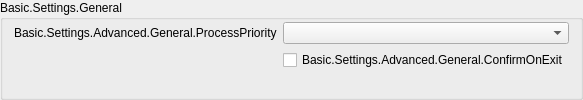
                   <widget class="QGroupBox" name="advancedGeneralGroupBox">
                    <property name="title">
                     <string>Basic.Settings.General</string>
                    </property>
                    <layout class="QFormLayout" name="formLayout_22">
                     <property name="fieldGrowthPolicy">
                      <enum>QFormLayout::AllNonFixedFieldsGrow</enum>
                     </property>
                     <property name="labelAlignment">
                      <set>Qt::AlignRight|Qt::AlignTrailing|Qt::AlignVCenter</set>
                     </property>
                     <property name="topMargin">
                      <number>2</number>
                     </property>
                     <item row="0" column="0">
                      <widget class="QLabel" name="processPriorityLabel">
                       <property name="text">
                        <string>Basic.Settings.Advanced.General.ProcessPriority</string>
                       </property>
                       <property name="buddy">
                        <cstring>processPriority</cstring>
                       </property>
                       <property name="useFor" stdset="0">
                        <string notr="true">FormLabelRole</string>
                       </property>
                      </widget>
                     </item>
                     <item row="0" column="1">
                      <widget class="PLSComboBox" name="processPriority"/>
                     </item>
                     <item row="1" column="1">
                      <layout class="QVBoxLayout" name="verticalLayout_38">
                       <property name="spacing">
                        <number>0</number>
                       </property>
                       <property name="topMargin">
                        <number>0</number>
                       </property>
                       <item>
                        <widget class="PLSCheckBox" name="confirmOnExit">
                         <property name="text">
                          <string>Basic.Settings.Advanced.General.ConfirmOnExit</string>
                         </property>
                        </widget>
                       </item>
                      </layout>
                     </item>
                     <item row="1" column="0">
                      <widget class="QLabel" name="label_70">
                       <property name="text">
                        <string/>
                       </property>
                      </widget>
                     </item>
                    </layout>
                   </widget>
